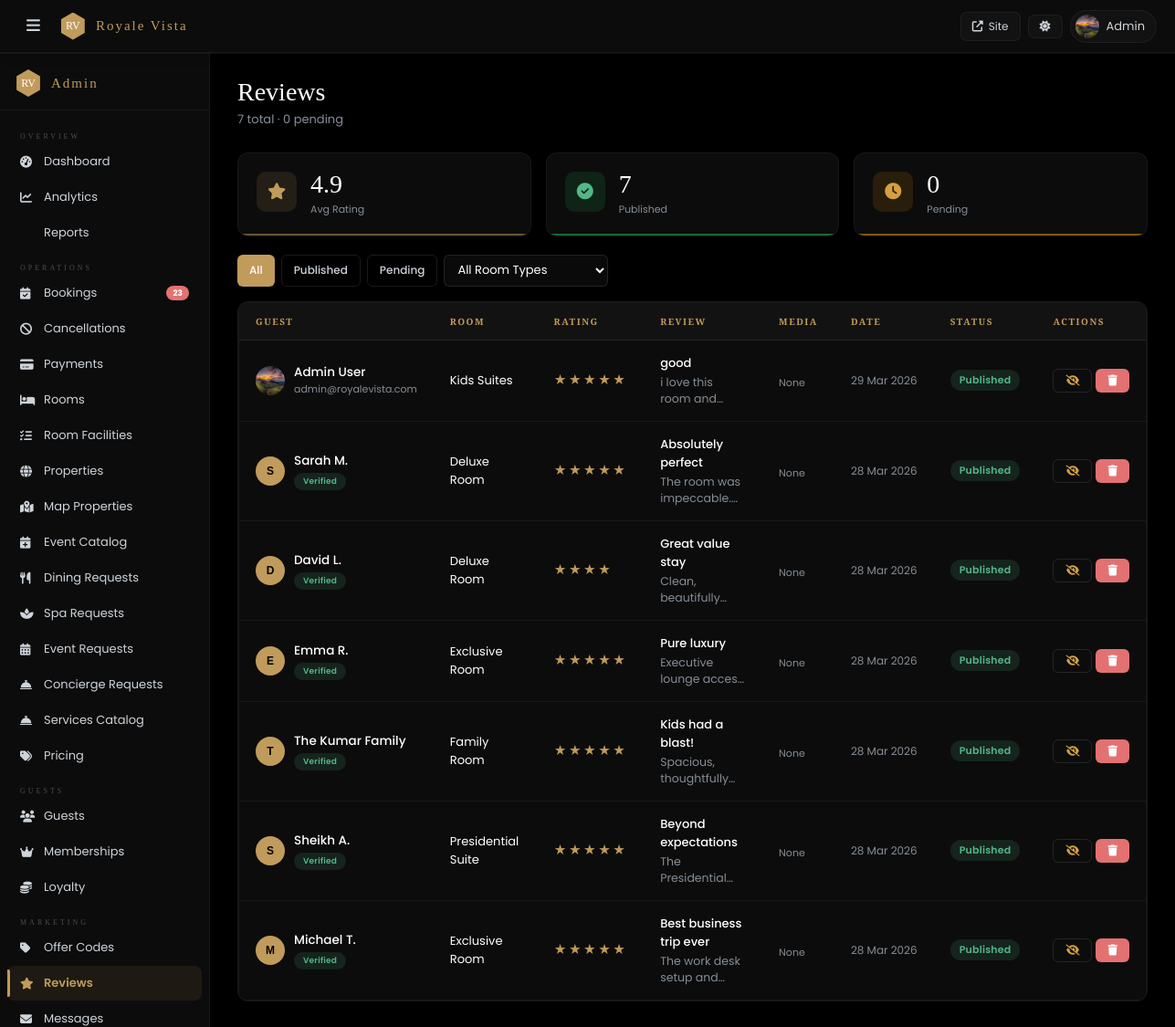
Screenshot of /admin/reviews.php (signed in) with the database file from the repository.
### tables this page shows
CREATE TABLE IF NOT EXISTS `room_ratings` (
  `id` int NOT NULL AUTO_INCREMENT,
  `room_type_id` int NOT NULL,
  `user_id` int DEFAULT NULL,
  `booking_ref` varchar(30) DEFAULT NULL,
  `guest_name` varchar(100) DEFAULT NULL,
  `rating` tinyint DEFAULT '5',
  `title` varchar(200) DEFAULT NULL,
  `review` text,
  `is_verified` tinyint(1) DEFAULT '0',
  `is_approved` tinyint(1) DEFAULT '0',
  `helpful_count` int DEFAULT '0',
  `created_at` timestamp NULL DEFAULT CURRENT_TIMESTAMP,
  PRIMARY KEY (`id`),
  KEY `room_type_id` (`room_type_id`),
  KEY `user_id` (`user_id`)
);

CREATE TABLE IF NOT EXISTS `users` (
  `id` int NOT NULL AUTO_INCREMENT,
  `name` varchar(200) NOT NULL,
  `email` varchar(191) NOT NULL,
  `google_id` varchar(255) DEFAULT NULL,
  `password` varchar(255) NOT NULL,
  `phone` varchar(30) DEFAULT NULL,
  `address` text,
  `profile_img` varchar(500) DEFAULT NULL,
  `id_type` varchar(50) DEFAULT 'passport',
  `id_number` varchar(100) DEFAULT NULL,
  `dob` date DEFAULT NULL,
  `country` varchar(100) DEFAULT NULL,
  `gender` varchar(20) DEFAULT NULL,
  `language` varchar(10) DEFAULT 'en',
  `currency` varchar(10) DEFAULT 'USD',
  `role` varchar(20) DEFAULT 'user',
  `is_admin` tinyint(1) DEFAULT '0',
  `created_at` timestamp NULL DEFAULT CURRENT_TIMESTAMP,
  `updated_at` timestamp NULL DEFAULT CURRENT_TIMESTAMP ON UPDATE CURRENT_TIMESTAMP,
  `reset_otp` varchar(10) DEFAULT NULL,
  `reset_otp_expiry` datetime DEFAULT NULL,
  PRIMARY KEY (`id`),
  UNIQUE KEY `email` (`email`),
  UNIQUE KEY `google_id` (`google_id`)
);

CREATE TABLE IF NOT EXISTS `room_types` (
  `id` int NOT NULL AUTO_INCREMENT,
  `name` varchar(100) NOT NULL,
  `slug` varchar(100) NOT NULL,
  `description` text,
  `price_usd` decimal(10,2) NOT NULL,
  `max_guests` int DEFAULT '2',
  `has_breakfast` tinyint(1) DEFAULT '0',
  `avg_rating` decimal(3,2) DEFAULT '4.50',
  `review_count` int DEFAULT '0',
  `sort_order` int DEFAULT '0',
  `created_at` timestamp NULL DEFAULT CURRENT_TIMESTAMP,
  PRIMARY KEY (`id`),
  UNIQUE KEY `name` (`name`),
  UNIQUE KEY `slug` (`slug`)
);

### admin/reviews.php (the view, shortened to what this page needs)
<?php
require_once dirname(__DIR__).'/includes/config.php';
require_once dirname(__DIR__).'/includes/db.php';
require_once __DIR__.'/_helper.php';
$f=clean($_GET['f']??'all');$rtF=(int)($_GET['rt']??0);
$w='1=1';$pa=[];
$rvs=$pdo->prepare("SELECT rr.*,rt.name rname,u.email, u.profile_img, (SELECT GROUP_CONCAT(CONCAT(id,'|~|',type,'|~|',url) SEPARATOR '||') FROM review_media WHERE review_id=rr.id) as media_list FROM room_ratings rr LEFT JOIN room_types rt ON rr.room_type_id=rt.id LEFT JOIN users u ON rr.user_id=u.id WHERE $w ORDER BY rr.created_at DESC LIMIT 100");
$rvs->execute($pa);$reviews=$rvs->fetchAll();
$tot=(int)$pdo->query("SELECT COUNT(*) FROM room_ratings")->fetchColumn();
$pend=(int)$pdo->query("SELECT COUNT(*) FROM room_ratings WHERE is_approved=0")->fetchColumn();
$avg=$pdo->query("SELECT AVG(rating) FROM room_ratings WHERE is_approved=1")->fetchColumn();
ob_start();?>
<div class="adm-ph"><div><h1>Reviews</h1><p class="sub"><?=$tot?> total · <?=$pend?> pending</p></div></div>
<div class="mc-grid mc-3" style="margin-bottom:20px">
  <div class="mc" style="--mc:#c09b5b"><div class="mc-ico" style="background:rgba(192,155,91,.12);color:var(--gold)"><i class="fas fa-star"></i></div><div><div class="mc-v"><?=number_format((float)$avg,1)?></div><div class="mc-l">Avg Rating</div></div></div>
  <div class="mc" style="--mc:#22c55e"><div class="mc-ico" style="background:rgba(34,197,94,.12);color:var(--gr)"><i class="fas fa-check-circle"></i></div><div><div class="mc-v"><?=$tot-$pend?></div><div class="mc-l">Published</div></div></div>
  <div class="mc" style="--mc:#f59e0b"><div class="mc-ico" style="background:rgba(245,158,11,.12);color:var(--am)"><i class="fas fa-clock"></i></div><div><div class="mc-v"><?=$pend?></div><div class="mc-l">Pending</div></div></div>
</div>
<div style="display:flex;gap:7px;margin-bottom:16px;flex-wrap:wrap">
  <?php foreach(['all'=>'All','approved'=>'Published','pending'=>'Pending'] as $v=>$l):?>
  <a href="?f=<?=$v?>&rt=<?=$rtF?>" class="btn <?=$f===$v?'btn-gold':'btn-ghost'?> btn-sm"><?=$l?></a>
  <?php endforeach;?>
  <select class="fc" style="width:180px;padding:6px 10px;font-size:13px" onchange="window.location='?f=<?=$f?>&rt='+this.value">
    <option value="0">All Room Types</option>
  </select>
</div>
<div class="ac"><div class="tw"><table>
  <thead><tr><th>Guest</th><th>Room</th><th>Rating</th><th>Review</th><th>Media</th><th>Date</th><th>Status</th><th>Actions</th></tr></thead>
  <tbody>
    <?php foreach($reviews as $rv):?>
    <tr>
      <td>
        <div style="display:flex;align-items:center;gap:10px">
          <?= userAvatar($rv['profile_img'] ?? null, $rv['guest_name'] ?? 'Guest', 32) ?>
          <div>
            <div style="font-weight:500"><?=htmlspecialchars($rv['guest_name']??'Guest')?></div>
            <?php if($rv['email']):?><div style="font-size:11px;color:var(--mu)"><?=htmlspecialchars($rv['email'])?></div><?php endif;?>
            <?php if($rv['is_verified']):?><span class="badge bg" style="font-size:9px;margin-top:3px">Verified</span><?php endif;?>
          </div>
        </div>
      </td>
      <td style="font-size:13px"><?=htmlspecialchars($rv['rname']??'—')?></td>
      <td><span style="color:var(--gold);letter-spacing:2px"><?=str_repeat('★',$rv['rating'])?></span></td>
      <td style="max-width:240px"><div style="font-size:13px;font-weight:500;margin-bottom:2px"><?=htmlspecialchars($rv['title']??'')?></div><div style="font-size:12.5px;color:var(--mu);overflow:hidden;display:-webkit-box;-webkit-line-clamp:2;-webkit-box-orient:vertical"><?=htmlspecialchars($rv['review'])?></div></td>
      <td>
        <div class="mgrid">
          <?php
          if($rv['media_list']){
            $ms = explode('||', $rv['media_list']);
            foreach($ms as $m){
              [$mid, $type, $url] = explode('|~|', $m);
              echo '<div class="mitem" id="mitem-'.$mid.'">';
              if($type==='image') echo '<img src="'.$url.'" class="mthumb" onclick="window.open(\''.$url.'\')">';
              else echo '<div class="mvid" onclick="window.open(\''.$url.'\')"><i class="fas fa-play"></i></div>';
              echo '<button class="mdel" onclick="deleteMedia('.$mid.')" title="Delete Media"><i class="fas fa-times"></i></button>';
              echo '</div>';
            }
          } else { echo '<span style="font-size:11px;color:var(--mu)">None</span>'; }
          ?>
        </div>
      </td>
      <td style="font-size:12px;color:var(--mu);white-space:nowrap"><?=date('d M Y',strtotime($rv['created_at']))?></td>
      <td><span class="badge <?=$rv['is_approved']?'bg':'ba'?>"><?=$rv['is_approved']?'Published':'Pending'?></span></td>
      <td><div style="display:flex;gap:4px">
        <?php if(!$rv['is_approved']):?><a href="?apr=<?=$rv['id']?>&f=<?=$f?>&rt=<?=$rtF?>" class="btn btn-ghost btn-sm" title="Approve"><i class="fas fa-check" style="color:var(--gr)"></i></a>
        <?php else:?><a href="?hid=<?=$rv['id']?>&f=<?=$f?>&rt=<?=$rtF?>" class="btn btn-ghost btn-sm" title="Hide"><i class="fas fa-eye-slash" style="color:var(--am)"></i></a><?php endif;?>
        <a href="?del=<?=$rv['id']?>&f=<?=$f?>&rt=<?=$rtF?>" class="btn btn-danger btn-sm" onclick="return confirm('Delete review?')"><i class="fas fa-trash"></i></a>
      </div></td>
    </tr>
    <?php endforeach;?>
  </tbody>
</table></div></div>

### includes/config.php (shortened to what this page needs)
<?php
function userAvatar(?string $img, string $name = 'U', int $size = 36, string $extra = ''): string {
    $initial = strtoupper(substr(trim($name) ?: 'U', 0, 1));
    $base    = defined('BASE') ? BASE : '';
    $fs      = max(10, intval($size * 0.38));
    $shared  = "width:{$size}px;height:{$size}px;border-radius:50%;flex-shrink:0;object-fit:cover;{$extra}";
    $divStyle = "width:{$size}px;height:{$size}px;border-radius:50%;flex-shrink:0;background:var(--gold);display:flex;align-items:center;justify-content:center;font-weight:700;font-size:{$fs}px;color:#000;font-family:sans-serif;{$extra}";
    if (!empty($img)) {
        $img = trim($img);
        if (preg_match('#^https?://#i', $img)) {
            $srcRaw = $img;
        } elseif (strpos($img, '/uploads/') !== false) {
            $srcRaw = (strpos($img, '/') === 0) ? ($base . $img) : ($base . '/' . ltrim($img, '/'));
        } else {
            $srcRaw = $base . '/uploads/avatars/' . ltrim($img, '/');
        }
        $src = htmlspecialchars($srcRaw, ENT_QUOTES);
        $altEsc = htmlspecialchars($name, ENT_QUOTES);
        return "<span class=\"rv-av-wrap\" style=\"display:inline-flex;flex-shrink:0;position:relative;width:{$size}px;height:{$size}px;\">"
             . "<img src=\"{$src}\" alt=\"{$altEsc}\" class=\"rv-av-img\" style=\"{$shared}\" loading=\"lazy\" onload=\"this.style.opacity=1\" onerror=\"this.style.display='none';this.nextElementSibling.style.display='flex'\">"
             . "<span class=\"rv-av-fb\" style=\"{$divStyle};display:none;align-items:center;justify-content:center;\">{$initial}</span>"
             . "</span>";
    }
    return "<span class=\"rv-av-wrap\" style=\"display:inline-flex;flex-shrink:0;\"><span class=\"rv-av-fb\" style=\"{$divStyle};display:flex;align-items:center;justify-content:center;\">{$initial}</span></span>";
}
function clean(string $v): string {
    return htmlspecialchars(strip_tags(trim($v)), ENT_QUOTES, 'UTF-8');
}
?>

### admin/css/admin.css (style rules this page uses)
:root { --serif: 'Playfair Display', Georgia, serif; --cinzel: 'Cinzel', serif; --sans: 'Poppins', -apple-system, sans-serif; --gold: #c09b5b; --gold2: #a07a3a; --golddim: rgba(192,155,91,.1); --r: 6px; --rlg: 12px; --ease: cubic-bezier(.4,0,.2,1); --t: .2s; --radius: 6px; --radius-lg: 12px; --gold-dim: rgba(192,155,91,.1); --gold-dk: #a07a3a; }
[data-theme="dark"] { --bg:#000000; --card:#0c0c0c; --card2:#121212; --inp:rgba(255,255,255,0.04); --tx:#ffffff; --tx2:#ced4da; --mu:#868e96; --br:rgba(255,255,255,0.1); --br2:rgba(255,255,255,0.05); --sh:0 12px 48px rgba(0,0,0,0.8); --sh2:0 4px 16px rgba(0,0,0,0.5); --gr:#52b788; --grbg:rgba(82,183,136,0.14); --rd:#e47171; --rdbg:rgba(228,113,113,0.1); --bl:#74a8e0; --blbg:rgba(116,168,224,0.1); --am:#d4a040; --ambg:rgba(212,160,64,0.1); --text:#f2ece2; --text2:#d0c6ba; --muted:#8c8278; --border:rgba(192,155,91,.25); --bdr2:rgba(192,155,91,.12); --green:#52b788; --green-bg:rgba(82,183,136,.14); --red:#e07070; --red-bg:rgba(224,112,112,.1); --blue:#74a8e0; --blue-bg:rgba(116,168,224,.1); --amber:#d4a040; --amber-bg:rgba(212,160,64,.1); }
*,*::before,*::after { box-sizing:border-box;margin:0;padding:0 }
html { scroll-behavior:smooth }
body { font-family:var(--sans);font-size:14px;background:var(--bg);color:var(--tx);-webkit-font-smoothing:antialiased }
a { color:var(--gold);text-decoration:none }
img { display:block;max-width:100% }
.adm-ph { display:flex;align-items:flex-start;justify-content:space-between;margin-bottom:26px;flex-wrap:wrap;gap:12px }
.adm-ph h1 { font-family:var(--serif);font-size:28px;font-weight:400;line-height:1.1 }
.adm-ph .sub { font-size:13px;color:var(--mu);margin-top:4px }
.mc-grid { display:grid;gap:16px;margin-bottom:24px }
.mc-3 { grid-template-columns:repeat(3,1fr) }
.mc { background:var(--card);border:1px solid var(--br2);border-radius:var(--rlg);padding:20px;display:flex;align-items:flex-start;gap:15px;transition:all var(--t);position:relative;overflow:hidden;cursor:default }
.mc::after { content:'';position:absolute;bottom:0;left:0;right:0;height:2px;background:var(--mc,var(--gold));opacity:.5 }
.mc-ico { width:44px;height:44px;border-radius:10px;display:flex;align-items:center;justify-content:center;font-size:18px;flex-shrink:0 }
.mc-v { font-family:var(--serif);font-size:28px;font-weight:300;line-height:1 }
.mc-l { font-size:11px;color:var(--mu);margin-top:5px }
.ac { background:var(--card);border:1px solid var(--br2);border-radius:var(--rlg);overflow:hidden }
.tw { overflow-x:auto; border-radius:var(--r); border:1px solid var(--br2); }
table { width:100%;border-collapse:collapse }
thead th { padding:13px 18px;text-align:left;font-family:var(--cinzel);font-size:10px;letter-spacing:1.5px;text-transform:uppercase;color:var(--gold);background:var(--card2);border-bottom:1px solid var(--br);font-weight:600;white-space:nowrap }
tbody td { padding:15px 18px;font-size:13.5px;border-bottom:1px solid var(--br2);color:var(--tx);vertical-align:middle;transition:background var(--t) }
tbody tr:last-child td { border-bottom:none }
.fc { width:100%;padding:10px 14px;background:var(--inp);border:1px solid var(--br);border-radius:var(--r);color:var(--tx);font-family:var(--sans);font-size:13.5px;outline:none;transition:border-color .2s,box-shadow .2s }
.fc::placeholder { color:var(--mu) }
.fc option { background:var(--card) }
select.fc { cursor:pointer }
.btn { display:inline-flex;align-items:center;justify-content:center;gap:7px;padding:10px 22px;border-radius:var(--r);font-family:var(--sans);font-size:13px;font-weight:500;cursor:pointer;border:none;transition:all var(--t);text-decoration:none;white-space:nowrap;line-height:1 }
.btn-gold { background:var(--gold);color:#fff }
.btn-ghost { border:1px solid var(--br);color:var(--tx2);background:transparent }
.btn-danger { background:var(--rd);color:#fff }
.btn-sm { padding:6px 13px;font-size:12px }
.badge { display:inline-block;padding:3px 10px;border-radius:20px;font-size:11px;font-weight:600;letter-spacing:.2px }
.bg,.badge-green { background:var(--grbg);color:var(--gr) }
body { padding-top: 0 !important; }
.rv-av-wrap { display: inline-flex; flex-shrink: 0; vertical-align: middle; position: relative; }
.rv-av-img { border-radius: 50%; object-fit: cover; display: block; }
.rv-av-fb { border-radius: 50%; font-family: var(--sans), sans-serif; flex-shrink: 0; }

### admin/reviews.php (style rules this page uses)
.mgrid { display:flex;gap:4px;flex-wrap:wrap;margin-top:6px }

### rows the page displays
room_ratings: user.profile_img (picture), guest_name "Admin User", user.email "admin@royalevista.com", room_type.name "Kids Suites", rating "★★★★★", title "good", review "i love this room…", created_at "29 Mar 2026", is_approved "Published"
room_ratings: guest_name "S", guest_name "Sarah M.", is_verified "Verified", room_type.name "Deluxe Room", rating "★★★★★", title "Absolutely perfect", review "The room was…", created_at "28 Mar 2026", is_approved "Published"
room_ratings: guest_name "D", guest_name "David L.", is_verified "Verified", room_type.name "Deluxe Room", rating "★★★★", title "Great value stay", review "Clean,…", created_at "28 Mar 2026", is_approved "Published"
room_ratings: guest_name "E", guest_name "Emma R.", is_verified "Verified", room_type.name "Exclusive Room", rating "★★★★★", title "Pure luxury", review "Executive lounge…", created_at "28 Mar 2026", is_approved "Published"
room_ratings: guest_name "T", guest_name "The Kumar Family", is_verified "Verified", room_type.name "Family Room", rating "★★★★★", title "Kids had a blast!", review "Spacious,…", created_at "28 Mar 2026", is_approved "Published"
room_ratings: guest_name "S", guest_name "Sheikh A.", is_verified "Verified", room_type.name "Presidential Suite", rating "★★★★★", title "Beyond expectations", review "The…", created_at "28 Mar 2026", is_approved "Published"
room_ratings: guest_name "M", guest_name "Michael T.", is_verified "Verified", room_type.name "Exclusive Room", rating "★★★★★", title "Best business trip ever", review "The work desk setup…", created_at "28 Mar 2026", is_approved "Published"

### other values shown
$user "Admin"
$pending "23"
$tot "7"
$pend "0"
$avg "4.9"
$tot-$pend "7"
$l "All"
$l "Published"
$l "Pending"
